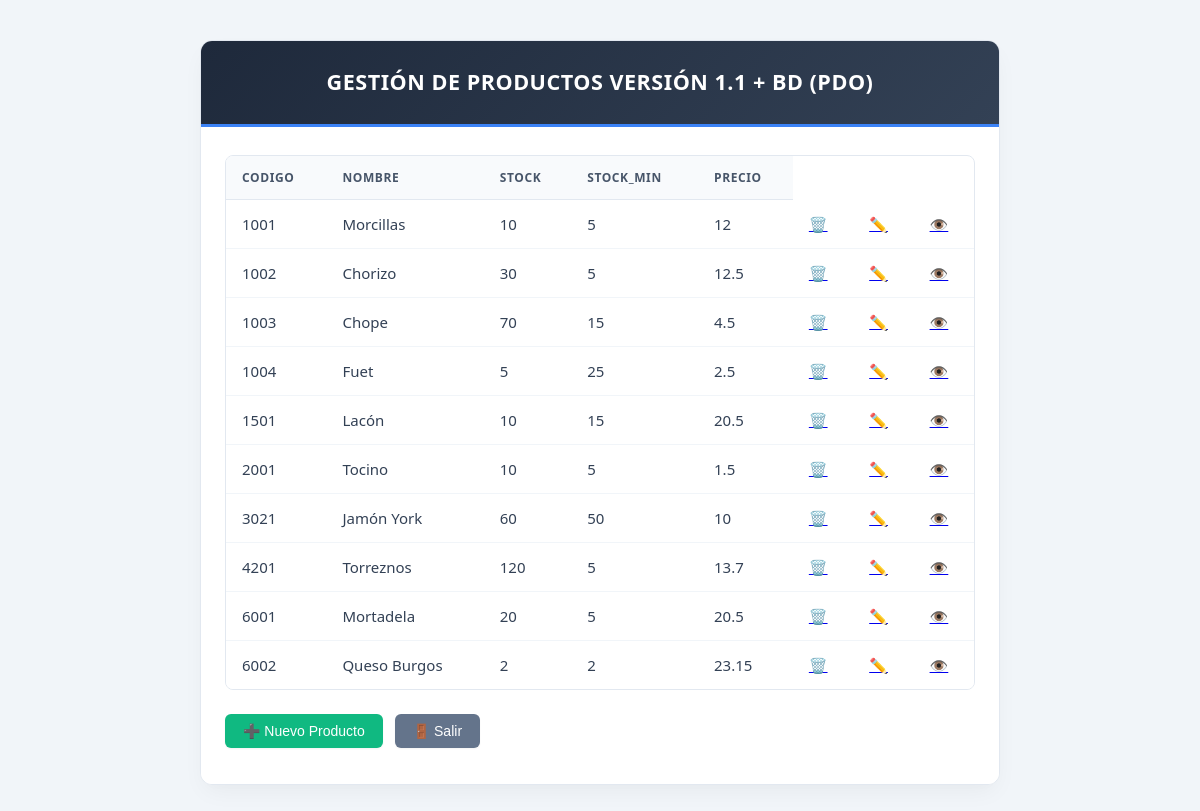
The page / on the database its author committed.
### tables this page shows
CREATE TABLE `Productos` (
  `codigo` int(4) NOT NULL,
  `nombre` varchar(30) NOT NULL,
  `stock` int(5) NOT NULL,
  `stock_min` int(5) NOT NULL,
  `precio` float NOT NULL
);

### index.php (called while the page is built, shortened)
<?php
include_once 'app/dat/AccesoDatos.php';
include_once 'app/funciones.php';
$contenido="";
$contenido .= mostrarDatos();
include_once "app/layout/principal.php";

### app/dat/AccesoDatos.php (called while the page is built, shortened)
<?php
include_once "app/dat/Productos.php";
class AccesoDatos {
    private static $modelo = null;
    private $dbh = null;
    public static function getModelo(){
        if (self::$modelo == null){
            self::$modelo = new AccesoDatos();
        }
        return self::$modelo;
    }
    private function __construct(){
        try {
            $dsn = "mysql:host=".SERVER_DB.";dbname=".DATABASE.";charset=utf8";
            $this->dbh = new PDO($dsn,DB_PRODU,DB_PASSWD);
            $this->dbh->setAttribute(PDO::ATTR_ERRMODE, PDO::ERRMODE_EXCEPTION);
        } catch (PDOException $e){
            echo "Error de conexión ".$e->getMessage();
            exit();
        }
    }
    public function getProductos ():array {
        $tprodus = [];
        $stmt_productos  = $this->dbh->prepare("select * from Productos");
        $stmt_productos->setFetchMode(PDO::FETCH_CLASS, 'Productos');
        if ( $stmt_productos->execute() ){
            while ( $productos = $stmt_productos->fetch()){
               $tprodus[]= $productos;
            }
        }
        return $tprodus;
    }
}

### app/dat/Productos.php (called while the page is built, shortened)
<?php
class Productos
{
    public function __get($atributo){
        if(property_exists($this, $atributo)) {
            return $this->$atributo;
        }
    }
}

### app/funciones.php (the view, shortened to what this page needs)
<?php
function mostrarDatos (){
    $titulos = [ "Codigo","Nombre","Stock","Stock_min","Precio"];
    $msg = "<table>\n";
    $msg .= "<tr>";
    for ($j=0; $j < count($titulos); $j++){
        $msg .= "<th>$titulos[$j]</th>";
    }
    $msg .= "</tr>";
    $auto = $_SERVER['PHP_SELF'];
    $db = AccesoDatos::getModelo();
    $tproducto = $db->getProductos();
    foreach ($tproducto as $producto) {
        $msg .= "<tr>";
        $msg .= "<td>$producto->codigo</td>";
        $msg .= "<td>$producto->nombre</td>";
        $msg .= "<td>$producto->stock</td>";
        $msg .= "<td>$producto->stock_min</td>";
        $msg .= "<td>$producto->precio</td>";
        $msg .="<td><a href=\"#\" onclick=\"confirmarBorrar('$producto->codigo','$producto->nombre');\" >🗑️</a></td>\n";
        $msg .="<td><a href=\"".$auto."?orden=Modificar&codigo=$producto->codigo\">✏️</a></td>\n";
        $msg .="<td><a href=\"".$auto."?orden=Detalles&codigo=$producto->codigo\" >👁️</a></td>\n";
        $msg .="</tr>\n";
    }
    $msg .= "</table>";
    return $msg;
}

### app/layout/principal.php (shortened to what this page needs)
<!DOCTYPE html>
<html>
<head>
<link href="web/default.css" rel="stylesheet" type="text/css" />
</head>
<body>
<div id="container" >
<div id="header">
<h1>GESTIÓN DE PRODUCTOS versión 1.1 + BD (PDO)</h1>
</div>
<div id="content">
<?= $contenido ?>
<form>
<button name="orden" value="Nuevo"> ➕ Nuevo Producto </button>
<button name="orden" value="Terminar"> 🚪 Salir </button>
</form>
</div>
</div>
</body>

### web/default.css (style rules this page uses)
* { box-sizing: border-box; }
body { background-color: #f1f5f9; font-family: system-ui, -apple-system, BlinkMacSystemFont, 'Segoe UI', Roboto, Oxygen, Ubuntu, Cantarell, sans-serif; font-size: 15px; color: #334155; line-height: 1.6; margin: 0; padding: 40px 15px; display: flex; justify-content: center; align-items: flex-start; min-height: 100vh; }
#container { margin: 0 auto; width: 100% !important; max-width: 800px; background: #ffffff; border-radius: 12px; border: 1px solid #e2e8f0; box-shadow: 0 10px 25px -5px rgba(0, 0, 0, 0.05), 0 8px 10px -6px rgba(0, 0, 0, 0.01); overflow: hidden; }
#header { background: linear-gradient(135deg, #1e293b, #334155); text-align: center; padding: 24px 20px; color: #ffffff; border-bottom: 3px solid #3b82f6; }
#header h1 { font-size: 1.35rem; font-weight: 700; letter-spacing: 0.5px; margin: 0; text-transform: uppercase; }
#content { background: #ffffff; padding: 28px 24px; }
table { width: 100%; border-collapse: separate; border-spacing: 0; margin-bottom: 24px; border: 1px solid #e2e8f0; border-radius: 8px; overflow: hidden; }
th { background-color: #f8fafc; color: #475569; font-weight: 600; text-transform: uppercase; font-size: 0.75rem; letter-spacing: 0.05em; padding: 12px 16px; border-bottom: 1px solid #e2e8f0; text-align: left; }
td { padding: 12px 16px; border-bottom: 1px solid #f1f5f9; color: #334155; background-color: #ffffff; }
tr:last-child td { border-bottom: none; }
button, input[type="submit"] { display: inline-flex; align-items: center; justify-content: center; padding: 9px 18px; font-size: 0.875rem; font-weight: 500; border-radius: 6px; border: none; cursor: pointer; transition: all 0.15s ease-in-out; margin-right: 8px; margin-bottom: 8px; background-color: #2563eb; color: #ffffff; box-shadow: 0 1px 2px 0 rgba(0, 0, 0, 0.05); }
button[value="Nuevo"], input[value="Nuevo"] { background-color: #10b981; }
button[value="Terminar"], button[value="Volver"], input[value="Volver"] { background-color: #64748b; }

### rows shown on the page
productos: codigo "1001", nombre "Morcillas", stock "10", stock_min "5", precio "12"
productos: codigo "1002", nombre "Chorizo", stock "30", stock_min "5", precio "12.5"
productos: codigo "1003", nombre "Chope", stock "70", stock_min "15", precio "4.5"
productos: codigo "1004", nombre "Fuet", stock "5", stock_min "25", precio "2.5"
productos: codigo "1501", nombre "Lacón", stock "10", stock_min "15", precio "20.5"
productos: codigo "2001", nombre "Tocino", stock "10", stock_min "5", precio "1.5"
productos: codigo "3021", nombre "Jamón York", stock "60", stock_min "50", precio "10"
productos: codigo "4201", nombre "Torreznos", stock "120", stock_min "5", precio "13.7"
productos: codigo "6001", nombre "Mortadela", stock "20", stock_min "5", precio "20.5"
productos: codigo "6002", nombre "Queso Burgos", stock "2", stock_min "2", precio "23.15"

### other values the page prints
$titulos[$j] "CODIGO"
$titulos[$j] "NOMBRE"
$titulos[$j] "STOCK"
$titulos[$j] "STOCK_MIN"
$titulos[$j] "PRECIO"
